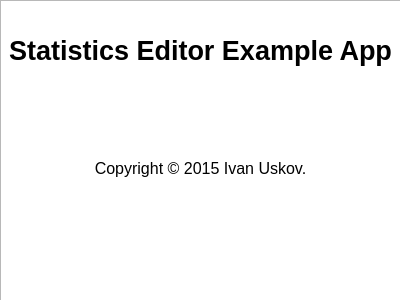
<?xml version="1.0" encoding="UTF-8"?>
<ui version="4.0">
 <class>AboutDialog</class>
 <widget class="QDialog" name="AboutDialog">
  <property name="geometry">
   <rect>
    <x>0</x>
    <y>0</y>
    <width>400</width>
    <height>300</height>
   </rect>
  </property>
  <property name="sizePolicy">
   <sizepolicy hsizetype="Fixed" vsizetype="Fixed">
    <horstretch>0</horstretch>
    <verstretch>0</verstretch>
   </sizepolicy>
  </property>
  <property name="windowTitle">
   <string>About Application</string>
  </property>
  <widget class="QTextEdit" name="textEdit">
   <property name="geometry">
    <rect>
     <x>0</x>
     <y>0</y>
     <width>401</width>
     <height>301</height>
    </rect>
   </property>
   <property name="readOnly">
    <bool>true</bool>
   </property>
   <property name="html">
    <string>&lt;!DOCTYPE HTML PUBLIC &quot;-//W3C//DTD HTML 4.0//EN&quot; &quot;http://www.w3.org/TR/REC-html40/strict.dtd&quot;&gt;
&lt;html&gt;&lt;head&gt;&lt;meta name=&quot;qrichtext&quot; content=&quot;1&quot; /&gt;&lt;style type=&quot;text/css&quot;&gt;
p, li { white-space: pre-wrap; }
&lt;/style&gt;&lt;/head&gt;&lt;body style=&quot; font-family:'MS Shell Dlg 2'; font-size:7.8pt; font-weight:400; font-style:normal;&quot;&gt;
&lt;p align=&quot;center&quot; style=&quot;-qt-paragraph-type:empty; margin-top:0px; margin-bottom:0px; margin-left:0px; margin-right:0px; -qt-block-indent:0; text-indent:0px; font-family:'Ubuntu'; font-size:10pt;&quot;&gt;&lt;br /&gt;&lt;/p&gt;
&lt;p align=&quot;center&quot; style=&quot;-qt-paragraph-type:empty; margin-top:0px; margin-bottom:0px; margin-left:0px; margin-right:0px; -qt-block-indent:0; text-indent:0px; font-family:'Ubuntu'; font-size:10pt;&quot;&gt;&lt;br /&gt;&lt;/p&gt;
&lt;p align=&quot;center&quot; style=&quot; margin-top:0px; margin-bottom:0px; margin-left:0px; margin-right:0px; -qt-block-indent:0; text-indent:0px;&quot;&gt;&lt;span style=&quot; font-family:'Ubuntu'; font-size:20pt; font-weight:600;&quot;&gt;Statistics Editor Example App&lt;/span&gt;&lt;/p&gt;
&lt;p align=&quot;center&quot; style=&quot;-qt-paragraph-type:empty; margin-top:0px; margin-bottom:0px; margin-left:0px; margin-right:0px; -qt-block-indent:0; text-indent:0px; font-family:'Ubuntu'; font-size:20pt; font-weight:600;&quot;&gt;&lt;br /&gt;&lt;/p&gt;
&lt;p align=&quot;center&quot; style=&quot;-qt-paragraph-type:empty; margin-top:0px; margin-bottom:0px; margin-left:0px; margin-right:0px; -qt-block-indent:0; text-indent:0px; font-family:'Ubuntu'; font-size:20pt; font-weight:600;&quot;&gt;&lt;br /&gt;&lt;/p&gt;
&lt;p align=&quot;center&quot; style=&quot;-qt-paragraph-type:empty; margin-top:0px; margin-bottom:0px; margin-left:0px; margin-right:0px; -qt-block-indent:0; text-indent:0px; font-family:'Ubuntu'; font-size:20pt; font-weight:600;&quot;&gt;&lt;br /&gt;&lt;/p&gt;
&lt;p align=&quot;center&quot; style=&quot; margin-top:0px; margin-bottom:0px; margin-left:0px; margin-right:0px; -qt-block-indent:0; text-indent:0px;&quot;&gt;&lt;span style=&quot; font-family:'Ubuntu'; font-size:12pt;&quot;&gt;Copyright © 2015 Ivan Uskov.&lt;/span&gt;&lt;/p&gt;&lt;/body&gt;&lt;/html&gt;</string>
   </property>
  </widget>
 </widget>
 <resources/>
 <connections/>
</ui>
